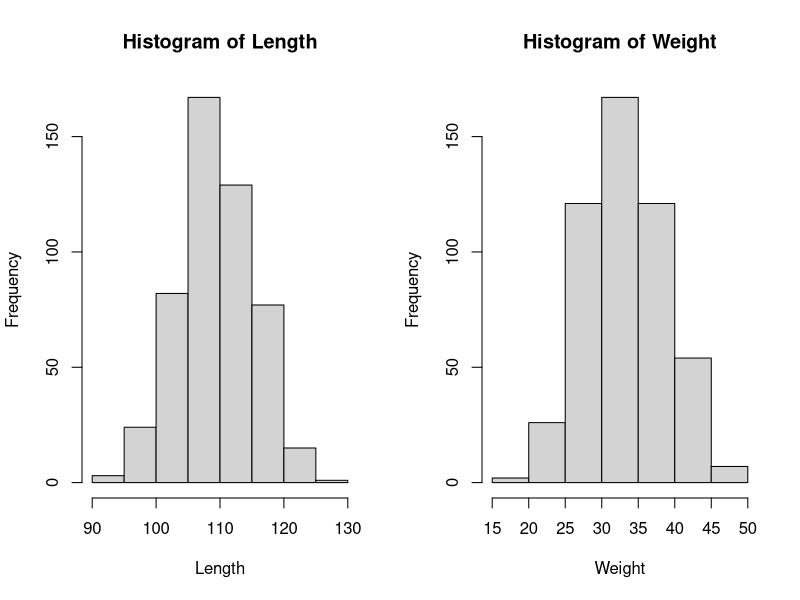
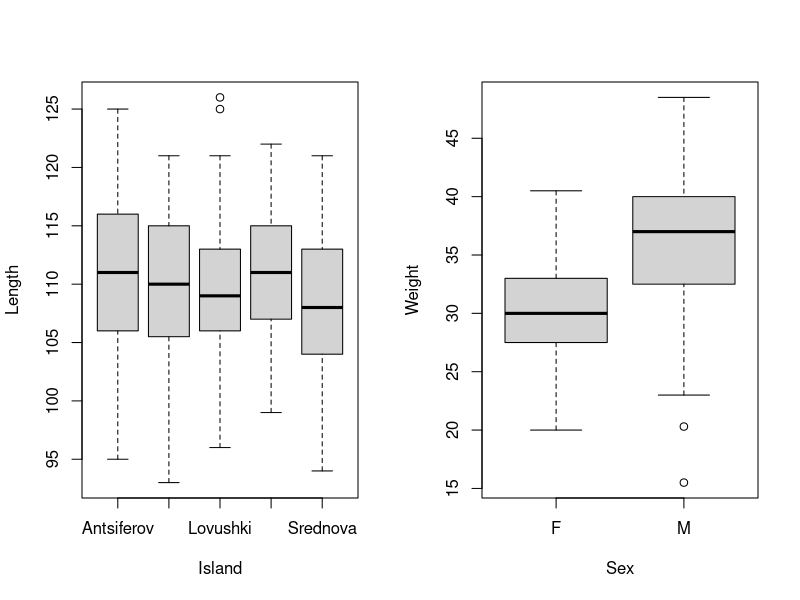
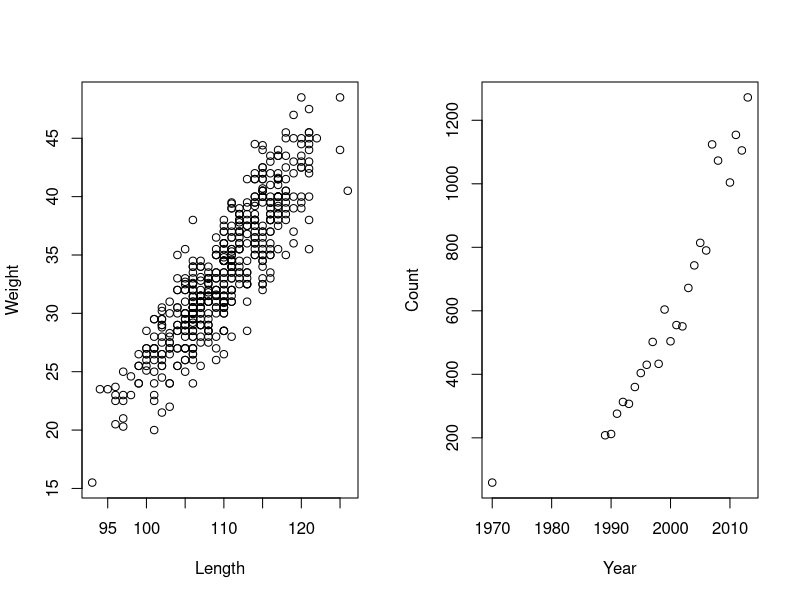
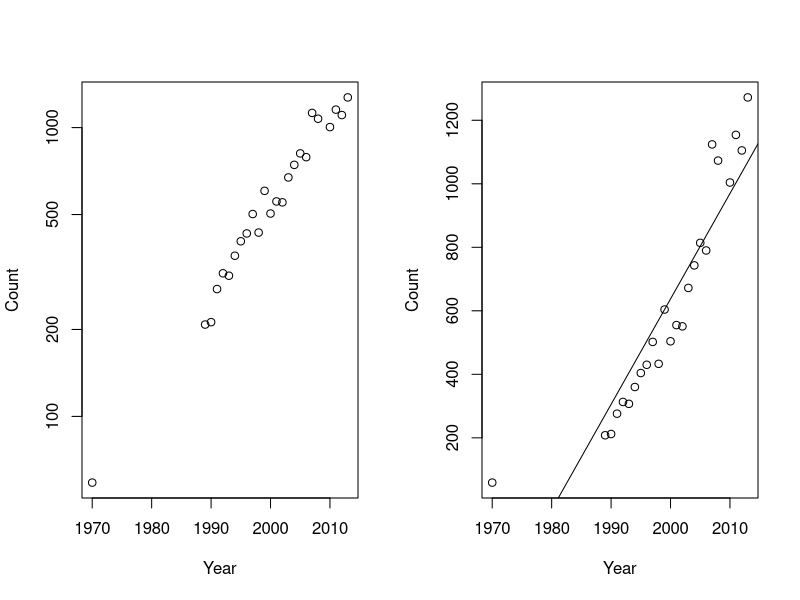
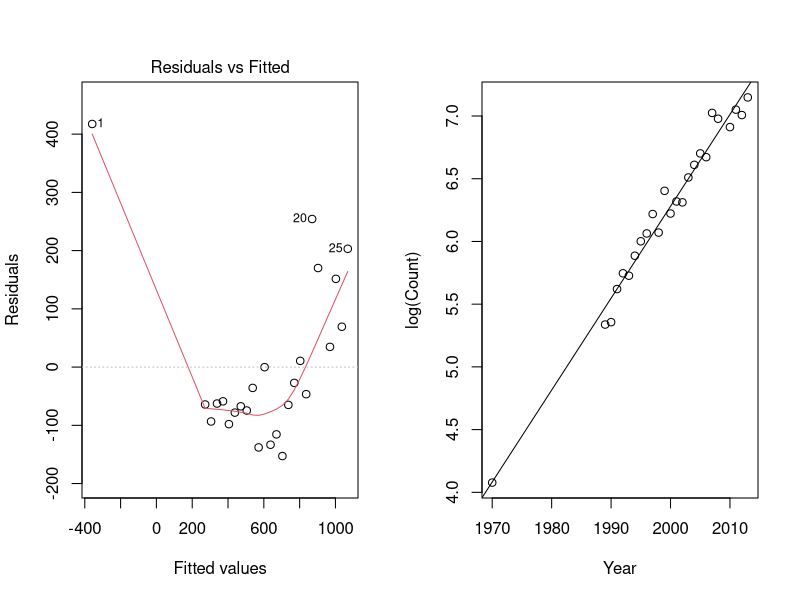
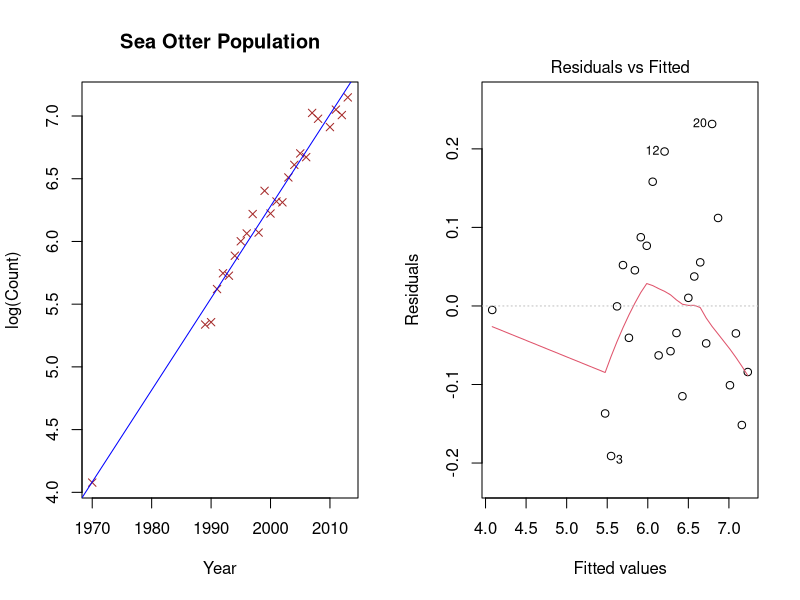
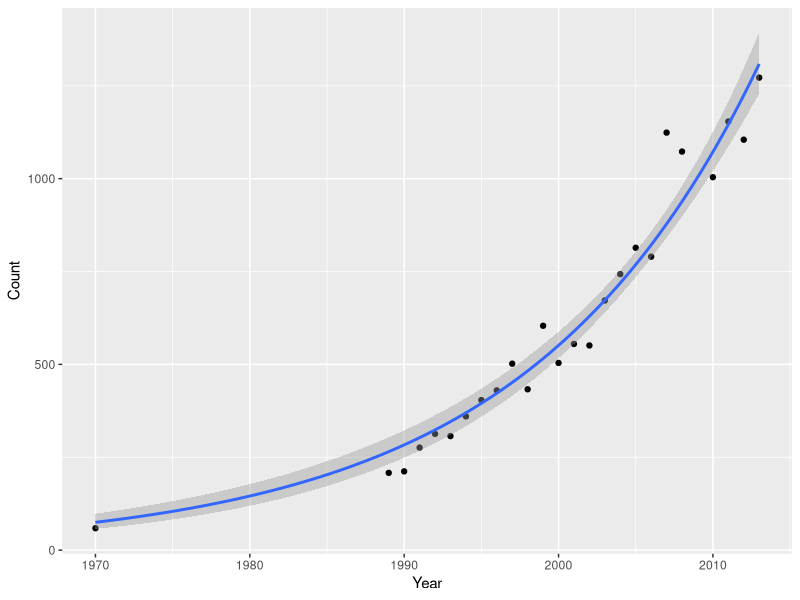

The R script that drew these images, in order:
## ---- chunk 1
knitr::opts_chunk$set(echo = TRUE, warnings = FALSE, mmessage = FALSE)
## ---- chunk 2
1+2
3^6
sqrt((20-19)^2 + (19-19)^2 + (19-18)^2)/2
12345*54312
## ---- chunk 3
X <- 5  	# sets X equal to 5
## ---- chunk 4
X
## ---- chunk 5
X*2
X^X
## ---- chunk 6
Fred <- 5
Nancy <- Fred*2
Fred + Nancy
## ---- chunk 7
X <- c(3,4,5)  	# sets X equal to the vector (3,4,5)
X
## ---- chunk 8
X + 1
X*2
X^2
((X+X^2/2)/X)^2
## ---- chunk 9
years <- 80
lambda <- 1.07
N0 <- 60
N0*lambda^years
## ---- chunk 10
Y <- c(1,2,3)
data.frame(X,Y)
## ---- chunk 11
mydata <- data.frame(X,Y)
## ---- chunk 12
ncol(mydata)
names(mydata)
## ---- chunk 13
mydata$X
mydata$Y
## ---- chunk 14
SeaLions <- read.csv("SeaLions.csv")
## ---- chunk 15
is(SeaLions) # tells what type of files we have
names(SeaLions) # tells us the names of all the columns
head(SeaLions) # shows the first several rows of the dataframe
## ---- chunk 16
Length <- SeaLions$Length
Weight <-SeaLions$Weight
Island <- SeaLions$Island
Sex <- SeaLions$Sex
## ---- chunk 17
range(Length) #range
median(Length) #median
mean(Length) #mean
var(Length) #variance
sd(Length) #standard deviation
## ---- chunk 18
par(mfrow = c(1,2))
hist(Length)
hist(Weight)
## ---- chunk 19
par(mfrow = c(1,2))
boxplot(Length ~ Island)
boxplot(Weight ~ Sex)
## ---- chunk 20
plot(Length, Weight)
## ---- chunk 21
SeaOtters <- read.csv("SeaOtters.csv")
## ---- chunk 22
head(SeaOtters)
## ---- chunk 23
Year <- SeaOtters$year
Count <- SeaOtters$count
## ---- chunk 24
range(Year)
quantile(Count)
## ---- chunk 25
plot(Year, Count)
## ---- chunk 26
plot(Year, Count, log = "y")
## ---- chunk 27
Model1 <- lm(Count ~ Year)
## ---- chunk 28
Model1
## ---- chunk 29
summary(Model1)
## ---- chunk 30
plot(Year, Count)
abline(Model1)
## ---- chunk 31
plot(Model1,1)
## ---- chunk 32
Model2 <- lm(log(Count) ~ Year)
summary(Model2)
## ---- chunk 33
r.hat <- summary(Model2)$coefficients[2,1]
r.sd <- summary(Model2)$coefficients[2,2]
exp(c(r.hat, r.hat-2*r.sd, r.hat+2*r.sd))
## ---- chunk 34
plot(Year, log(Count))
abline(Model2)
## ---- chunk 35
plot(Year, log(Count), main = 'Sea Otter Population', col = 'brown', pch = 4)
abline(Model2, col = "blue")
## ---- chunk 36
plot(Model2, 1)
## ---- chunk 37
library(ggplot2)
## ---- chunk 38
ggplot(SeaOtters, aes(Year, Count)) + geom_point() + 
    stat_smooth(method = "glm", 
                method.args = list(family = gaussian(link = "log")))
